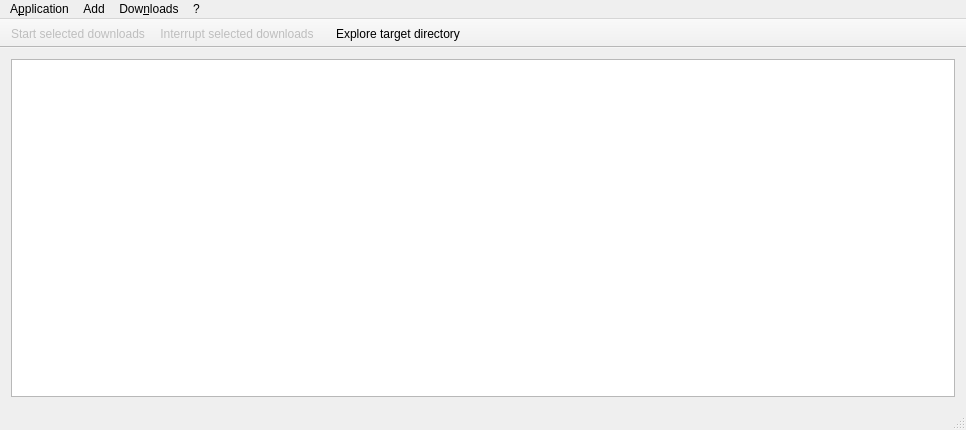
<?xml version="1.0" encoding="UTF-8"?>
<ui version="4.0">
 <class>QtGui::MainWindow</class>
 <widget class="QMainWindow" name="QtGui::MainWindow">
  <property name="geometry">
   <rect>
    <x>0</x>
    <y>0</y>
    <width>966</width>
    <height>430</height>
   </rect>
  </property>
  <property name="windowTitle">
   <string>Video Downloader</string>
  </property>
  <property name="windowIcon">
   <iconset resource="../resources/icons.qrc">
    <normaloff>:/icons/hicolor/32x32/categories/preferences-specific.png</normaloff>:/icons/hicolor/32x32/categories/preferences-specific.png</iconset>
  </property>
  <widget class="QWidget" name="centralWidget">
   <layout class="QVBoxLayout" name="verticalLayout">
    <item>
     <widget class="QTreeView" name="downloadsTreeView">
      <property name="editTriggers">
       <set>QAbstractItemView::CurrentChanged</set>
      </property>
      <property name="verticalScrollMode">
       <enum>QAbstractItemView::ScrollPerPixel</enum>
      </property>
      <property name="indentation">
       <number>0</number>
      </property>
      <property name="rootIsDecorated">
       <bool>false</bool>
      </property>
     </widget>
    </item>
   </layout>
  </widget>
  <widget class="QMenuBar" name="menuBar">
   <property name="geometry">
    <rect>
     <x>0</x>
     <y>0</y>
     <width>966</width>
     <height>27</height>
    </rect>
   </property>
   <property name="nativeMenuBar">
    <bool>true</bool>
   </property>
   <widget class="QMenu" name="menu">
    <property name="title">
     <string>?</string>
    </property>
    <addaction name="actionAbout"/>
    <addaction name="actionYoutube_itags"/>
   </widget>
   <widget class="QMenu" name="menuAdd">
    <property name="title">
     <string>Add</string>
    </property>
    <addaction name="actionAdd_Download"/>
    <addaction name="actionAdd_multiple_downloads"/>
   </widget>
   <widget class="QMenu" name="menuDownloads">
    <property name="title">
     <string>Dow&amp;nloads</string>
    </property>
    <addaction name="actionStart_selected"/>
    <addaction name="actionResume_selected_downloads"/>
    <addaction name="actionRemove_selected_downloads_from_list"/>
    <addaction name="actionCopy_download_url"/>
    <addaction name="actionSet_range"/>
    <addaction name="actionSet_target"/>
    <addaction name="actionClear_target"/>
    <addaction name="actionReset_grooveshark_session"/>
   </widget>
   <widget class="QMenu" name="menuApplication">
    <property name="title">
     <string>A&amp;pplication</string>
    </property>
    <addaction name="actionSettings"/>
    <addaction name="separator"/>
    <addaction name="actionQuit"/>
   </widget>
   <addaction name="menuApplication"/>
   <addaction name="menuAdd"/>
   <addaction name="menuDownloads"/>
   <addaction name="menu"/>
  </widget>
  <widget class="QStatusBar" name="statusBar"/>
  <widget class="QToolBar" name="toolBar">
   <property name="windowTitle">
    <string>Main toolbar</string>
   </property>
   <property name="movable">
    <bool>false</bool>
   </property>
   <property name="toolButtonStyle">
    <enum>Qt::ToolButtonTextUnderIcon</enum>
   </property>
   <attribute name="toolBarArea">
    <enum>TopToolBarArea</enum>
   </attribute>
   <attribute name="toolBarBreak">
    <bool>false</bool>
   </attribute>
   <addaction name="actionStart_selected"/>
   <addaction name="actionResume_selected_downloads"/>
  </widget>
  <widget class="QToolBar" name="directoryToolBar">
   <property name="sizePolicy">
    <sizepolicy hsizetype="Expanding" vsizetype="Fixed">
     <horstretch>0</horstretch>
     <verstretch>0</verstretch>
    </sizepolicy>
   </property>
   <property name="windowTitle">
    <string>Target directory toolbar</string>
   </property>
   <property name="movable">
    <bool>false</bool>
   </property>
   <property name="toolButtonStyle">
    <enum>Qt::ToolButtonTextUnderIcon</enum>
   </property>
   <attribute name="toolBarArea">
    <enum>TopToolBarArea</enum>
   </attribute>
   <attribute name="toolBarBreak">
    <bool>false</bool>
   </attribute>
   <addaction name="actionExplore_target_directory"/>
  </widget>
  <widget class="QToolBar" name="autoToolBar">
   <property name="windowTitle">
    <string>Autostart toolbar</string>
   </property>
   <property name="movable">
    <bool>false</bool>
   </property>
   <property name="toolButtonStyle">
    <enum>Qt::ToolButtonTextUnderIcon</enum>
   </property>
   <attribute name="toolBarArea">
    <enum>TopToolBarArea</enum>
   </attribute>
   <attribute name="toolBarBreak">
    <bool>false</bool>
   </attribute>
  </widget>
  <action name="actionAbout">
   <property name="icon">
    <iconset theme="help-about">
     <normaloff/>
    </iconset>
   </property>
   <property name="text">
    <string>&amp;About</string>
   </property>
  </action>
  <action name="actionStart_selected">
   <property name="enabled">
    <bool>false</bool>
   </property>
   <property name="icon">
    <iconset theme="media-playback-start">
     <normaloff/>
    </iconset>
   </property>
   <property name="text">
    <string>&amp;Start selected downloads</string>
   </property>
  </action>
  <action name="actionCopy_download_url">
   <property name="enabled">
    <bool>false</bool>
   </property>
   <property name="icon">
    <iconset theme="edit-copy">
     <normaloff/>
    </iconset>
   </property>
   <property name="text">
    <string>&amp;Copy download url</string>
   </property>
  </action>
  <action name="actionYoutube_itags">
   <property name="icon">
    <iconset resource="../resources/icons.qrc">
     <normaloff>:/icons/hicolor/32x32/categories/preferences-specific.png</normaloff>:/icons/hicolor/32x32/categories/preferences-specific.png</iconset>
   </property>
   <property name="text">
    <string>&amp;Youtube itags</string>
   </property>
  </action>
  <action name="actionAdd_multiple_downloads">
   <property name="icon">
    <iconset theme="list-add">
     <normaloff/>
    </iconset>
   </property>
   <property name="text">
    <string>&amp;Multiple downloads</string>
   </property>
   <property name="toolTip">
    <string>Add multiple downloads (e. g. from a Youtube playlist)</string>
   </property>
   <property name="shortcut">
    <string>Ctrl+M</string>
   </property>
  </action>
  <action name="actionRemove_selected_downloads_from_list">
   <property name="enabled">
    <bool>false</bool>
   </property>
   <property name="icon">
    <iconset theme="list-remove">
     <normaloff/>
    </iconset>
   </property>
   <property name="text">
    <string>&amp;Remove selected downloads from list</string>
   </property>
  </action>
  <action name="actionExplore_target_directory">
   <property name="icon">
    <iconset theme="system-file-manager">
     <normaloff/>
    </iconset>
   </property>
   <property name="text">
    <string>Explore target directory</string>
   </property>
  </action>
  <action name="actionResume_selected_downloads">
   <property name="enabled">
    <bool>false</bool>
   </property>
   <property name="icon">
    <iconset theme="media-playback-pause">
     <normaloff/>
    </iconset>
   </property>
   <property name="text">
    <string>&amp;Interrupt selected downloads</string>
   </property>
  </action>
  <action name="actionReset_grooveshark_session">
   <property name="icon">
    <iconset theme="document-revert">
     <normaloff/>
    </iconset>
   </property>
   <property name="text">
    <string>R&amp;eset Grooveshark session</string>
   </property>
  </action>
  <action name="actionSet_range">
   <property name="enabled">
    <bool>false</bool>
   </property>
   <property name="icon">
    <iconset theme="edit-cut">
     <normaloff/>
    </iconset>
   </property>
   <property name="text">
    <string>Set range &amp;of selected download</string>
   </property>
  </action>
  <action name="actionAdd_Download">
   <property name="icon">
    <iconset theme="list-add">
     <normaloff/>
    </iconset>
   </property>
   <property name="text">
    <string>&amp;Single download</string>
   </property>
   <property name="iconText">
    <string>Single download</string>
   </property>
   <property name="toolTip">
    <string>Add a single download</string>
   </property>
   <property name="shortcut">
    <string>Ctrl+A</string>
   </property>
  </action>
  <action name="actionSettings">
   <property name="icon">
    <iconset theme="preferences-other">
     <normaloff/>
    </iconset>
   </property>
   <property name="text">
    <string>&amp;Settings</string>
   </property>
   <property name="shortcut">
    <string>F8</string>
   </property>
  </action>
  <action name="actionQuit">
   <property name="icon">
    <iconset theme="application-exit">
     <normaloff/>
    </iconset>
   </property>
   <property name="text">
    <string>&amp;Quit</string>
   </property>
  </action>
  <action name="actionSet_target">
   <property name="enabled">
    <bool>false</bool>
   </property>
   <property name="icon">
    <iconset theme="document-save-as">
     <normaloff/>
    </iconset>
   </property>
   <property name="text">
    <string>Set target of selected &amp;download</string>
   </property>
  </action>
  <action name="actionClear_target">
   <property name="enabled">
    <bool>false</bool>
   </property>
   <property name="icon">
    <iconset theme="edit-undo">
     <normaloff/>
    </iconset>
   </property>
   <property name="text">
    <string>C&amp;lear target of selected downloads</string>
   </property>
  </action>
 </widget>
 <layoutdefault spacing="6" margin="11"/>
 <resources>
  <include location="../resources/icons.qrc"/>
 </resources>
 <connections/>
</ui>
